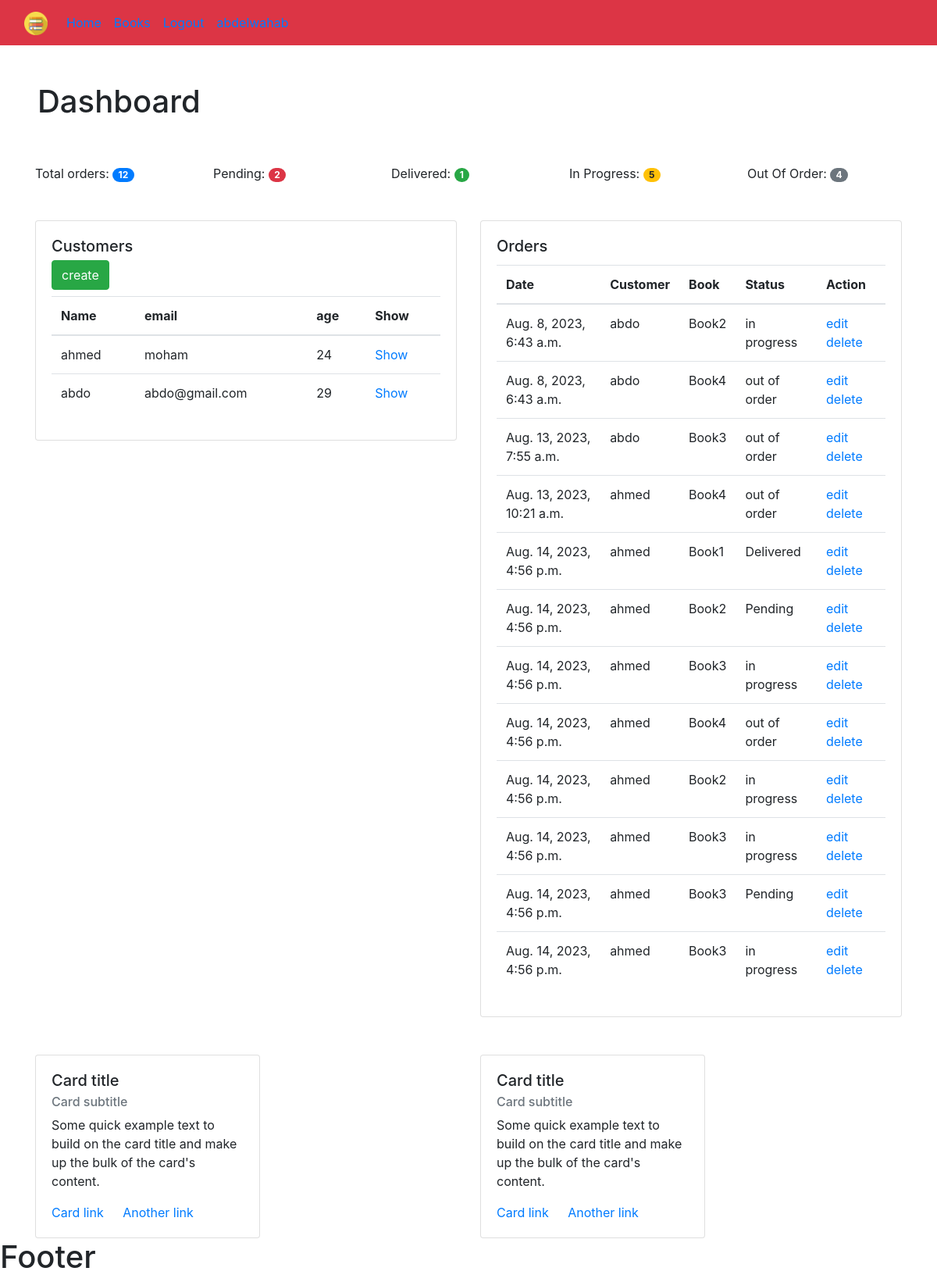
The app's page / (signed in) with its own data.
### bookstore/models.py (models this page shows)
class Customer (models.Model):
    name=models.CharField(max_length=190,null=True)
    email=models.CharField(max_length=190,null=True)
    phone=models.CharField(max_length=190,null=True)
    age=models.CharField(max_length=190,null=True)
    date_created=models.DateTimeField(auto_now_add=True,null=True)
    def __str__(self):
        return self.name

class Order(models.Model):
    STATUS=(
        ('Pending','Pending'),
        ('Delivered','Delivered'),
        ('in progress','in progress'),
        ('out of order','out of order')
    )
    customer=models.ForeignKey(Customer,null=True,on_delete=models.SET_NULL)
    book=models.ForeignKey(Book,null=True, on_delete=models.SET_NULL)
    tag=models.ManyToManyField(Tag)
    date_created=models.DateTimeField(auto_now_add=True,null=True)
    status=models.CharField(max_length=190,null=True,choices=STATUS)

class Book(models.Model):
    CATEGORY=(
        ('Classics','Classics'),
        ('Crime','Crime'),
        ('Fantasy','Fantasy'),
        ('Horror','Horror')
    )
    name=models.CharField(max_length=190,null=True)
    author=models.CharField(max_length=190,null=True)
    price=models.FloatField(null=True)
    category=models.CharField(max_length=190,null=True ,choices=CATEGORY)
    description=models.CharField(max_length=200,null=True)
    date_created=models.DateTimeField(auto_now_add=True,null=True)
    tag=models.ManyToManyField(Tag)
    def __str__(self):
        return self.name

### bookstore/views.py (the view)
# urls.py: 2. Add a URL to urlpatterns:  path('', views.home, name='home')
@login_required(login_url='login')
def home(request):  # 1
    customers=Customer.objects.all()
    orders=Order.objects.all()
    t_orders=orders.count()
    p_orders=orders.filter(status='Pending').count()
    d_orders=orders.filter(status='Delivered').count()
    in_orders=orders.filter(status='in progress').count()
    out_orders=orders.filter(status='out of order').count()
    context={'customers':customers,'orders':orders,
             't_orders':t_orders,
             'p_orders':p_orders,
             'd_orders':d_orders,
             'in_orders':in_orders,
             'out_orders':out_orders}
    return render(request ,'bookstore/dashboard.html',context)

### bookstore/templates/bookstore/dashboard.html (shortened to what this page needs)
{% extends 'bookstore/main.html' %}
{% block content %}
<h1 class="p-5">Dashboard</h1>
<div class="container pb-5">
  <div class="row">
    <div class="col-sm">Total orders: <span class="badge  badge-pill badge-primary">{{t_orders}}</span> </div>
    <div class="col-sm">Pending: <span class="badge  badge-pill badge-danger">{{p_orders}}</span></div>
    <div class="col-sm">Delivered: <span class="badge  badge-pill badge-success"> {{d_orders}}</span></div>
    <div class="col-sm">In Progress: <span class="badge  badge-pill badge-warning"> {{in_orders}}</span></div>
    <div class="col-sm">Out Of Order: <span class="badge  badge-pill badge-secondary"> {{out_orders}}</span></div>
  </div>
</div>
<div class="container">
    <div class="row">
      <div class="col">
        <div class="card" >
            <div class="card-body">
              <h5 class="card-title">Customers</h5>
              <h6 class="card-subtitle mb-2 text-muted"><a  class="btn btn-success" href="#">create</a></h6>
              <table class="table">
                <thead>
                  <tr>
                    <th scope="col">Name</th>
                    <th scope="col">email</th>
                    <th scope="col">age</th>
                    <th scope="col">Show</th>
                  </tr>
                </thead>
                <tbody>
                    {% for item in customers %}
                    <tr>
                        <td>{{item.name}}</td>
                        <td>{{item.email}}</td>
                        <td>{{item.age}}</td>
                        <td><a href="{% url 'customer' item.id %}">Show</a></td>
                    </tr>
                    {% endfor %}
                </tbody>
               </table>
            </div>
          </div>
      </div>
      <div class="col">
        <div class="card" >
            <div class="card-body">
              <h5 class="card-title">Orders</h5>
              <table class="table">
                <thead>
                  <tr>
                    <th scope="col">Date</th>
                    <th scope="col">Customer</th>
                    <th scope="col">Book</th>
                    <th scope="col">Status</th>
                    <th scope="col">Action</th>
                  </tr>
                </thead>
                <tbody>
                    {% for item in orders %}
                    <tr>
                        <td>{{item.date_created}}</td>
                        <td>{{item.customer}}</td>
                        <td>{{item.book}}</td>
                        <td>{{item.status}}</td>
                        <td>
                            <a href="{% url 'update' item.id  %}">edit</a>
                            <a href="{% url 'delete' item.id  %}">delete</a>
                        </td>
                    </tr>
                    {% endfor %}
                </tbody>
               </table>
            </div>
          </div>
      </div>
    </div>
    <div class="row pt-5">
      <div class="col">
        <div class="card" style="width: 18rem;">
            <div class="card-body">
              <h5 class="card-title">Card title</h5>
              <h6 class="card-subtitle mb-2 text-muted">Card subtitle</h6>
              <p class="card-text">Some quick example text to build on the card title and make up the bulk of the card's content.</p>
              <a href="#" class="card-link">Card link</a>
              <a href="#" class="card-link">Another link</a>
            </div>
          </div>
      </div>
      <div class="col">
        <div class="card" style="width: 18rem;">
            <div class="card-body">
              <h5 class="card-title">Card title</h5>
              <h6 class="card-subtitle mb-2 text-muted">Card subtitle</h6>
              <p class="card-text">Some quick example text to build on the card title and make up the bulk of the card's content.</p>
              <a href="#" class="card-link">Card link</a>
              <a href="#" class="card-link">Another link</a>
            </div>
          </div>
      </div>
    </div>
</div>
{% endblock %}

### bookstore/templates/bookstore/main.html (shortened to what this page needs)
{% load static   %}
<!DOCTYPE html>
<html>
    <head>
        <link rel="stylesheet" href="https://cdn.jsdelivr.net/npm/bootstrap@4.6.2/dist/css/bootstrap.min.css">
        <link rel="stylesheet" href="https://pro.fontawesome.com/releases/v5.15.4/css/all.css"/>
        <link rel="stylesheet" type="text/css" href="{% static '/css/style.css' %}">
    </head>
<body>
    {% include 'bookstore/navbar.html' %}
{% block content %}
{% endblock %}
<h1>Footer</h1>
</body>
</html>

### bookstore/templates/bookstore/navbar.html (shortened to what this page needs)
{%load static%}
<nav class="navbar navbar-expand-lg bg-body-tertiary bg-danger">
    <div class="container-fluid">
      <a class="navbar-brand" href="{% url 'home' %}">
        <img src="{% static '/images/bookicon.png'%}" width="30" height="30" alt="">
      </a>
      <div class="collapse navbar-collapse" id="navbarSupportedContent">
        <ul class="navbar-nav me-auto mb-2 mb-lg-0">
          <li class="nav-item">
            <a class="nav-link active" aria-current="page" href="{% url 'home' %}">Home</a>
          </li>
          <li class="nav-item">
            <a class="nav-link" href="{% url 'books'  %}">Books</a>
          </li>
          <li class="nav-item">
            <a class="nav-link" href="{% url 'logout'  %}">Logout</a>
          </li>
          <li class="nav-item">
            <a class="nav-link" href="#">{{request.user}}</a>
          </li>
        </ul>
      </div>
    </div>
  </nav>

### records on screen
Customer: name "ahmed", email "moham", age "24"
Customer: name "abdo", email "abdo@gmail.com", age "29"
Order: date_created "Aug. 8, 2023, 6:43 a.m.", customer "abdo", book "Book2", status "in progress"
Order: date_created "Aug. 8, 2023, 6:43 a.m.", customer "abdo", book "Book4", status "out of order"
Order: date_created "Aug. 13, 2023, 7:55 a.m.", customer "abdo", book "Book3", status "out of order"
Order: date_created "Aug. 13, 2023, 10:21 a.m.", customer "ahmed", book "Book4", status "out of order"
Order: date_created "Aug. 14, 2023, 4:56 p.m.", customer "ahmed", book "Book1", status "Delivered"
Order: date_created "Aug. 14, 2023, 4:56 p.m.", customer "ahmed", book "Book2", status "Pending"
Order: date_created "Aug. 14, 2023, 4:56 p.m.", customer "ahmed", book "Book3", status "in progress"
Order: date_created "Aug. 14, 2023, 4:56 p.m.", customer "ahmed", book "Book4", status "out of order"
Order: date_created "Aug. 14, 2023, 4:56 p.m.", customer "ahmed", book "Book2", status "in progress"
Order: date_created "Aug. 14, 2023, 4:56 p.m.", customer "ahmed", book "Book3", status "in progress"
Order: date_created "Aug. 14, 2023, 4:56 p.m.", customer "ahmed", book "Book3", status "Pending"
Order: date_created "Aug. 14, 2023, 4:56 p.m.", customer "ahmed", book "Book3", status "in progress"

### other values on screen
{{ t_orders }} "12"
{{ p_orders }} "2"
{{ d_orders }} "1"
{{ in_orders }} "5"
{{ out_orders }} "4"
